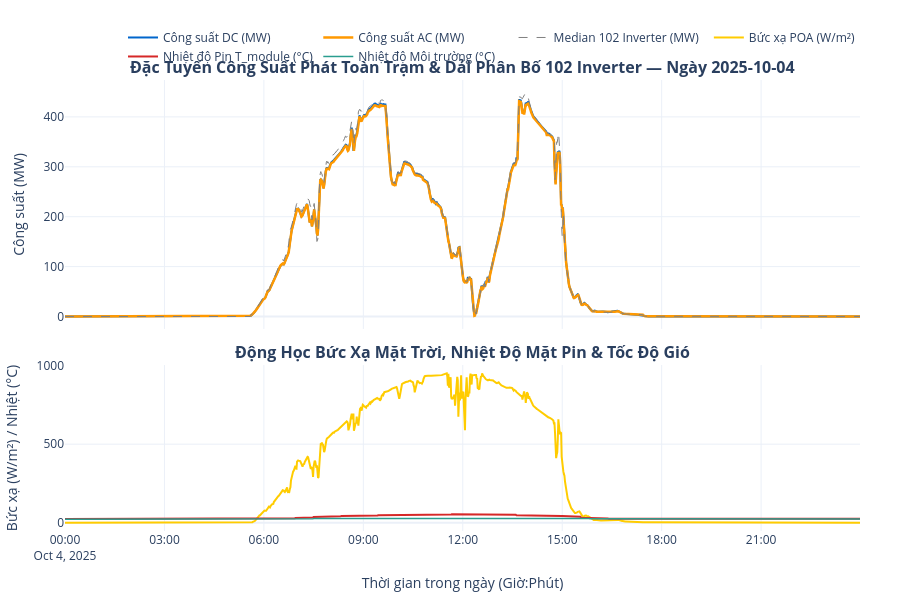

This figure's notebook cell:
### Markdown cell above
---

## 📈 6. Đặc Tuyến Phát Điện & Đa Yếu Tố Khí Tượng Chuỗi Thời Gian (Daily Generation Profile)

Phần này tạo biểu đồ Plotly độc lập cho phép xem xét chi tiết dạng đường cong phát điện:
- **Đặc trưng Diurnal**: Dạng chuông đối xứng từ $05:30$ (bình minh) đến $17:45$ (hoàng hôn), đạt đỉnh vào khoảng $11:30 - 12:30$.
- **Ảnh hưởng của Tốc độ gió ($v_{\text{wind}}$)**: Gió mạnh buổi trưa ($>2.5\,\text{m/s}$) giúp tản nhiệt cưỡng bức bề mặt module, kìm hãm $T_{\text{module}}$ không vượt quá $62^\circ\text{C}$.
- **Độ ẩm và Tán xạ**: Độ ẩm cao buổi sáng ($>85\%\text{RH}$) đi kèm bức xạ tán xạ chiếm ưu thế trước khi bức xạ trực tiếp tăng mạnh.

### Code cell
# Tạo biểu đồ Plotly Standalone cho Ngày Điển Hình (2025-10-04)
demo_date = pd.to_datetime('2025-10-04').date()
df_demo = df_master[df_master['date'] == demo_date].copy()

fig_profile = make_subplots(
    rows=2, cols=1,
    shared_xaxes=True,
    vertical_spacing=0.08,
    row_heights=[0.6, 0.4],
    subplot_titles=[
        f"<b>Đặc Tuyến Công Suất Phát Toàn Trạm & Dải Phân Bố 102 Inverter — Ngày {demo_date}</b>",
        "<b>Động Học Bức Xạ Mặt Trời, Nhiệt Độ Mặt Pin & Tốc Độ Gió</b>"
    ]
)

# Row 1: Power
fig_profile.add_trace(go.Scatter(
    x=df_demo['timestamp'], y=df_demo['plant_dc_mw'],
    mode='lines', line=dict(color=COLOR_MAP['dc_power'], width=2.0),
    name='Công suất DC (MW)'
), row=1, col=1)

fig_profile.add_trace(go.Scatter(
    x=df_demo['timestamp'], y=df_demo['plant_ac_mw'],
    mode='lines', line=dict(color=COLOR_MAP['ac_power'], width=2.5),
    name='Công suất AC (MW)'
), row=1, col=1)

fig_profile.add_trace(go.Scatter(
    x=df_demo['timestamp'], y=df_demo['fleet_median_ac_kw'] * 102 / 1000.0,
    mode='lines', line=dict(color='gray', width=1, dash='dash'),
    name='Median 102 Inverter (MW)'
), row=1, col=1)

# Row 2: Weather Overlays
fig_profile.add_trace(go.Scatter(
    x=df_demo['timestamp'], y=df_demo[rad_col],
    mode='lines', line=dict(color=COLOR_MAP['radiation'], width=2.0),
    name='Bức xạ POA (W/m²)'
), row=2, col=1)

fig_profile.add_trace(go.Scatter(
    x=df_demo['timestamp'], y=df_demo['module_temp_c'],
    mode='lines', line=dict(color=COLOR_MAP['t_module'], width=2.0),
    name='Nhiệt độ Pin T_module (°C)'
), row=2, col=1)

fig_profile.add_trace(go.Scatter(
    x=df_demo['timestamp'], y=df_demo['ambient_temp_c'],
    mode='lines', line=dict(color=COLOR_MAP['t_amb'], width=1.5),
    name='Nhiệt độ Môi trường (°C)'
), row=2, col=1)

fig_profile.update_yaxes(title_text="Công suất (MW)", row=1, col=1)
fig_profile.update_yaxes(title_text="Bức xạ (W/m²) / Nhiệt (°C)", row=2, col=1)
fig_profile.update_xaxes(title_text="Thời gian trong ngày (Giờ:Phút)", row=2, col=1)

fig_profile.update_layout(
    height=600,
    template=PLOTLY_TEMPLATE,
    hovermode='x unified',
    legend=dict(orientation='h', yanchor='bottom', y=1.02, xanchor='right', x=1),
    margin=dict(l=60, r=40, t=80, b=50)
)
fig_profile.show()

### Figure 1 — Plotly figure (JSON) as saved in the notebook; plotly's stock layout.template omitted (floating-point values rounded to 4 significant figures; data arrays with more than 128 entries replaced by an {"elided": "..."} marker saying what was removed)
{"data": [{"line": {"color": "#0066CC", "width": 2}, "mode": "lines", "name": "Công suất DC (MW)", "type": "scatter", "x": {"elided": "1440 str values"}, "xaxis": "x", "y": {"elided": "1440 float values"}, "yaxis": "y"}, {"line": {"color": "#FF9900", "width": 2.5}, "mode": "lines", "name": "Công suất AC (MW)", "type": "scatter", "x": {"elided": "1440 str values"}, "xaxis": "x", "y": {"elided": "1440 float values"}, "yaxis": "y"}, {"line": {"color": "gray", "dash": "dash", "width": 1}, "mode": "lines", "name": "Median 102 Inverter (MW)", "type": "scatter", "x": {"elided": "1440 str values"}, "xaxis": "x", "y": {"elided": "1440 float values"}, "yaxis": "y"}, {"line": {"color": "#FFCC00", "width": 2}, "mode": "lines", "name": "Bức xạ POA (W/m²)", "type": "scatter", "x": {"elided": "1440 str values"}, "xaxis": "x2", "y": {"elided": "1440 float values"}, "yaxis": "y2"}, {"line": {"color": "#D62828", "width": 2}, "mode": "lines", "name": "Nhiệt độ Pin T_module (°C)", "type": "scatter", "x": {"elided": "1440 str values"}, "xaxis": "x2", "y": {"elided": "1440 float values"}, "yaxis": "y2"}, {"line": {"color": "#2A9D8F", "width": 1.5}, "mode": "lines", "name": "Nhiệt độ Môi trường (°C)", "type": "scatter", "x": {"elided": "1440 str values"}, "xaxis": "x2", "y": {"elided": "1440 float values"}, "yaxis": "y2"}], "layout": {"annotations": [{"font": {"size": 16}, "showarrow": false, "text": "<b>Đặc Tuyến Công Suất Phát Toàn Trạm & Dải Phân Bố 102 Inverter — Ngày 2025-10-04</b>", "x": 0.5, "xanchor": "center", "xref": "paper", "y": 1, "yanchor": "bottom", "yref": "paper"}, {"font": {"size": 16}, "showarrow": false, "text": "<b>Động Học Bức Xạ Mặt Trời, Nhiệt Độ Mặt Pin & Tốc Độ Gió</b>", "x": 0.5, "xanchor": "center", "xref": "paper", "y": 0.368, "yanchor": "bottom", "yref": "paper"}], "height": 600, "hovermode": "x unified", "legend": {"orientation": "h", "x": 1, "xanchor": "right", "y": 1.02, "yanchor": "bottom"}, "margin": {"b": 50, "l": 60, "r": 40, "t": 80}, "xaxis": {"anchor": "y", "domain": [0, 1], "matches": "x2", "showticklabels": false}, "xaxis2": {"anchor": "y2", "domain": [0, 1], "title": {"text": "Thời gian trong ngày (Giờ:Phút)"}}, "yaxis": {"anchor": "x", "domain": [0.448, 1], "title": {"text": "Công suất (MW)"}}, "yaxis2": {"anchor": "x2", "domain": [0, 0.368], "title": {"text": "Bức xạ (W/m²) / Nhiệt (°C)"}}}}
